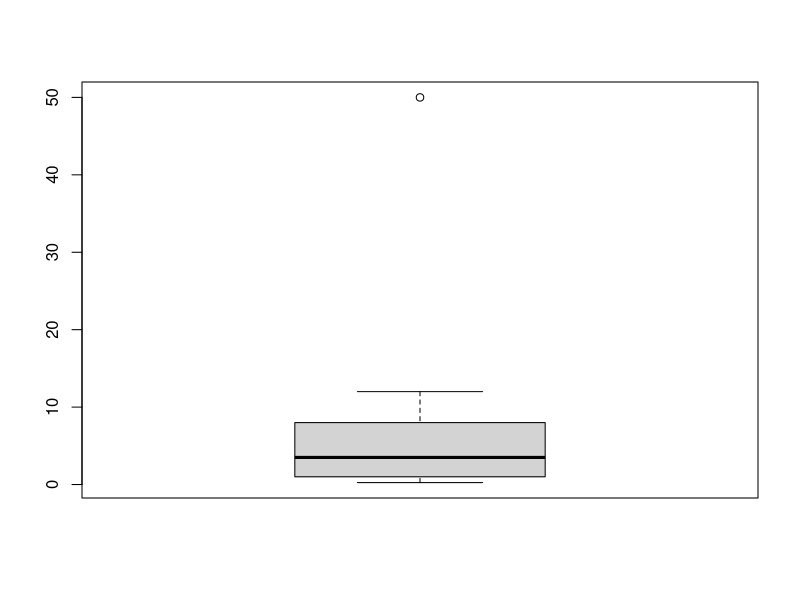
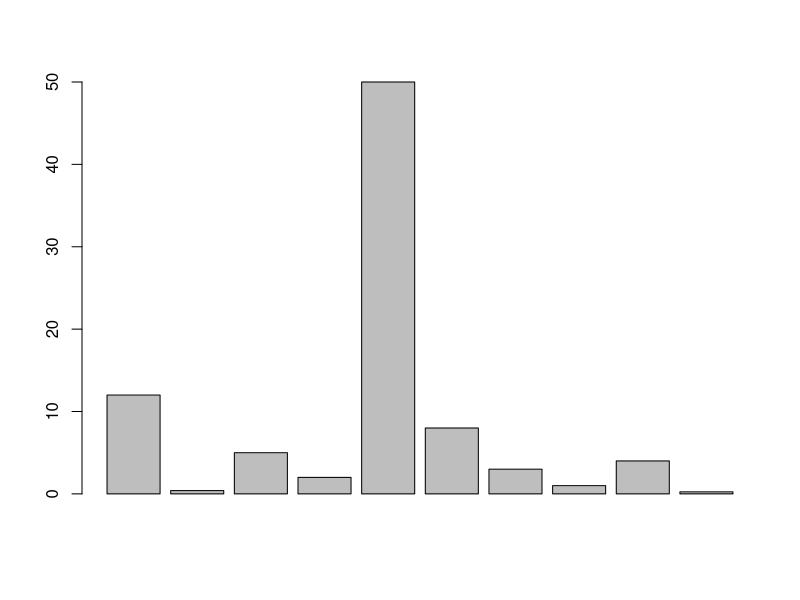
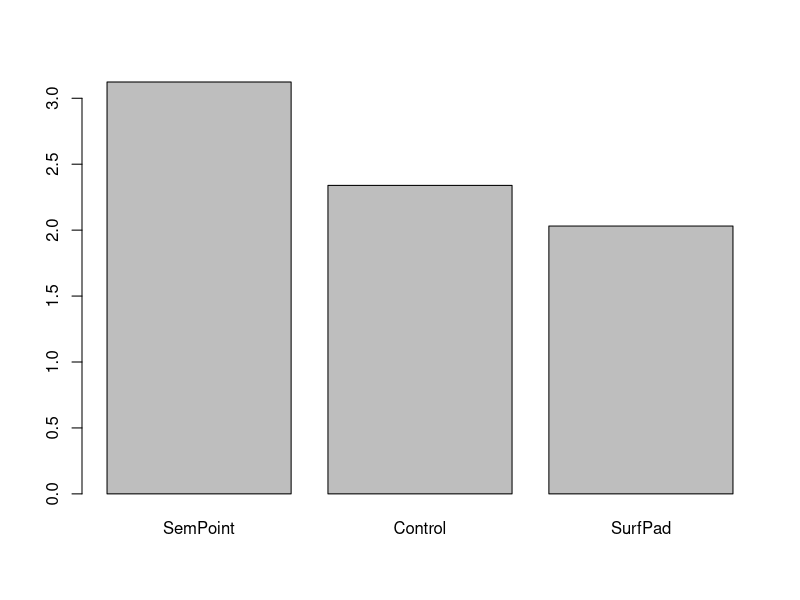
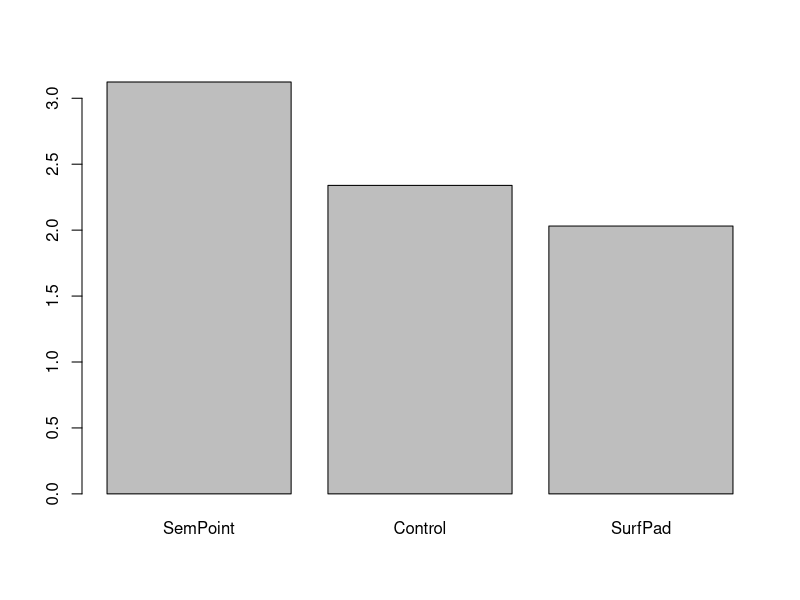
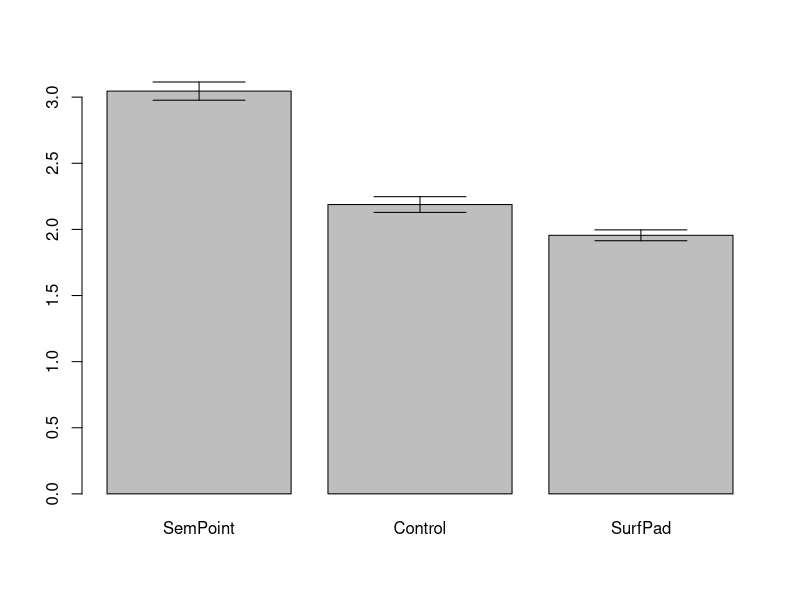

Write R code to recreate these figures, in order.

library("gplots")

v = c(12, .4, 5, 2, 50, 8, 3, 1, 4, .25) # data

#q1
percentile = quantile(v,0.90);

#q2
boxplot(v);
barplot(v);

data = read.table("./data.txt", header=TRUE, sep=",")
participant2SurfPad=subset(data,Participant==2 & Technique=="SurfPad")
TempsMoyen = mean(participant2SurfPad[,"Time"])

techniques=unique(data$Technique)



#q3
tempsMoyenTechnique = function(data, technique){
  vector = subset(data, Technique==technique)
  TempsMoyen = mean(vector[,"Time"])
  return(TempsMoyen)
}

#q4
TempsMoyensChaqueTech = sapply(techniques, tempsMoyenTechnique, data=data);

#q5
barplot(TempsMoyensChaqueTech, names=techniques);

#q6
tempsMoyenTechniqueSansErreur = function(data, technique){
  vector = subset(data, Technique == technique & Err == 0);
  TempsMoyen = mean(vector[,"Time"]);
  return(TempsMoyen);
}

TempsMoyensChaqueTechSE = sapply(techniques, tempsMoyenTechniqueSansErreur, data=data);

barplot(TempsMoyensChaqueTech, names=techniques);

#q7
calculIntervalleConf = function(sd, n){
  ci = 1.96 * (sd / sqrt(n))
  return(ci);
}

calculICTechnique = function (data, technique){
    temps = subset(data, Technique == technique)$Time;
    return(calculIntervalleConf(sd(temps), length(temps)));    
}

#q8

intervallesConf = sapply(techniques, calculICTechnique, data=data);
barplot2(TempsMoyensChaqueTechSE, names.arg=techniques, 
        plot.ci=TRUE, 
        ci.l=TempsMoyensChaqueTechSE-intervallesConf, 
        ci.u=TempsMoyensChaqueTechSE+intervallesConf);
